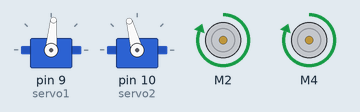
The sketch below on a simulated Arduino Uno, built with avr-gcc and run on an emulated ATmega328P. Parts: 2 × servo, 2 × DC motor (green arrow = forward, orange = backward, longer = faster).

Above: at 0.05 s.
At 4.75 s:
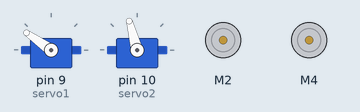
At 7.1 s:
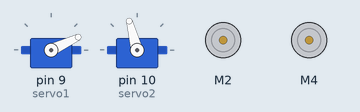
At 9.5 s:
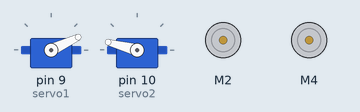
At 10.5 s:
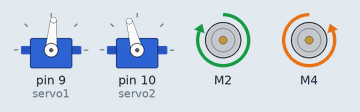
At 19.0 s:
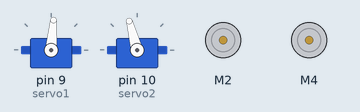
Timing chart, 0 to 21.9 s (numbered marks = the images above):
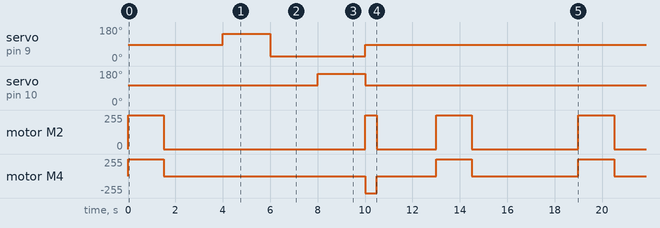

The sketch:

sketch_sep29a_2.ino
```cpp
#include <AFMotor.h>
#include <Servo.h> // подключаем библиотеку для работы с сервоприводом

#define FORWARDH 85
#define FORWARDV 105
#define DELTA_VIEW 20
#define SPEED 255
#define TIME 500

Servo servo1; // объявляем переменную servo типа "servo1"
Servo servo2;

AF_DCMotor motorR(2);
AF_DCMotor motorL(4);

bool quit = false;

enum Command {
    kNeedCommand,  // 0x00
    kForward,      // 0x01
    kBack,         // 0x02
    kLeft,         // 0x03
    kRight,        // 0x04
    kStop,         // 0x05
    kAbort,        // 0x06
    kForwardView,  // 0x07
    kLeftView,     // 0x08
    kRightView,    // 0x09
    kUpView,       // 0x0A
    kDownView      // 0x0B
  };


void moveit(int L, int R, int speed, int time)
{
  if(R != -1)
  {
    motorR.run(R);
    motorR.setSpeed(speed);
  }
  if(L != -1)
  {
    motorL.run(L);
    motorL.setSpeed(speed);
  }
  delay(time);
  stop(L != -1, R != -1);
}

void stop(bool L, bool R)
{
  if(R)
    motorR.run(RELEASE);
  if(L)
    motorL.run(RELEASE);
  delay(500);
}

void forward(int speed, int time)
{
  moveit(FORWARD, FORWARD, speed, time);
}

void backward(int speed, int time)
{
  moveit(BACKWARD, BACKWARD, speed, time);
}

void left(int speed, int time)
{
  moveit(-1, FORWARD, speed, time);
}

void right(int speed, int time)
{
  moveit(FORWARD, -1, speed, time);
}

void leftward(int speed, int time)
{
  moveit(BACKWARD, FORWARD, speed, time);
}

void rightward(int speed, int time)
{
  moveit(FORWARD, BACKWARD, speed, time);
}

void forwardView()
{
  servo1.write(FORWARDH);
  servo2.write(FORWARDV);
}

void leftView(int delta)
{
   servo1.write(FORWARDH + delta);
}

void rightView(int delta)
{
   servo1.write(FORWARDH - delta);
}

void upView(int delta)
{
   servo2.write(FORWARDV + delta);
}

void downView(int delta)
{
   servo2.write(FORWARDV - delta);
}

void setup() {

  Serial.begin(9600);

  servo1.attach(9);
  servo2.attach(10);
  forwardView();

  motorR.setSpeed(255);
  motorL.run(RELEASE);
  motorR.setSpeed(255);
  motorL.run(RELEASE);
}

int i;

void loop() {
  if(quit)
    return;
  if (Serial.available() > 0) {
    int incomingByte = 0;
    incomingByte = Serial.read();
    switch(incomingByte){
      case kNeedCommand:
        printf("Need a command!\n");
        break;
      case kForward:
        forward(SPEED, 2 * TIME);
        break;
      case kBack:
        backward(SPEED, 2 * TIME);
        break;
      case kLeft:
        left(SPEED, TIME);
        break;
      case kRight:
        right(SPEED, TIME);
        break;
      case kStop:
        stop(true, true);
        break;
      case kAbort:
        quit = true;
        break;
      case kForwardView:
        forwardView();
        break;
      case kLeftView:
        leftView(DELTA_VIEW);
        break;
      case kRightView:
        rightView(DELTA_VIEW);
        break;
      case kUpView:
        upView(DELTA_VIEW);
        break;
      case kDownView:
        downView(DELTA_VIEW);
        break;
    }
    Serial.write(kNeedCommand);
  }
    forward(SPEED, 3 * TIME);
    delay(2000);
  leftView(3 * DELTA_VIEW);
  delay(2000);
  rightView(3 * DELTA_VIEW);
  delay(2000);
  upView(3 * DELTA_VIEW);
  delay(2000);
  forwardView();
  leftward(SPEED, TIME);
  delay(2000);
  forward(SPEED,3 * TIME);
  delay(2000);
delay(2000);
}
```

Measured:
- by itself, servo on pin 9 (servo1): 85° → 145° at 4.0 s, → 25° 2.0 s later, → 85° 4.0 s later, → 145° 13.0 s later, … (6 changes in this stretch)
- by itself, servo on pin 10 (servo2): alternates 165° for 2.0 s and 105° for 17.0 s
- by itself, motor M2: repeats every 19.0 s: stopped 8.5 s, forward 255/255 0.50 s, stopped 2.5 s, forward 255/255 1.5 s, stopped 4.5 s, forward 255/255 1.5 s
- by itself, motor M4: repeats every 19.0 s: stopped 8.5 s, backward 255/255 0.50 s, stopped 2.5 s, forward 255/255 1.5 s, stopped 4.5 s, forward 255/255 1.5 s
